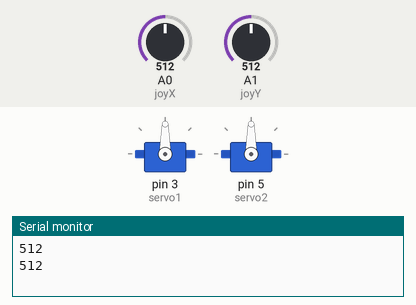
Simulated run of this sketch. Board: Arduino Uno, built with avr-gcc and run on an emulated ATmega328P. On the bench: 2 × servo, the last lines printed to the serial monitor. The test bench sets the inputs (shaded band); at power-on: A0 (joyX) = 512, A1 (joyY) = 512.

Above: at 2.3 s.
2.4 s: A0 (joyX) set to 716
At 3.7 s:
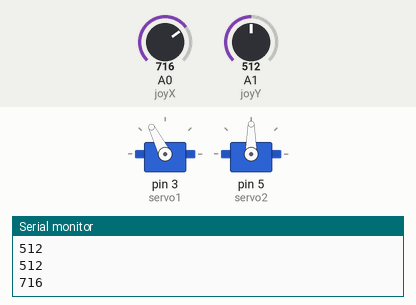
4.5 s: A1 (joyY) set to 716
At 4.9 s:
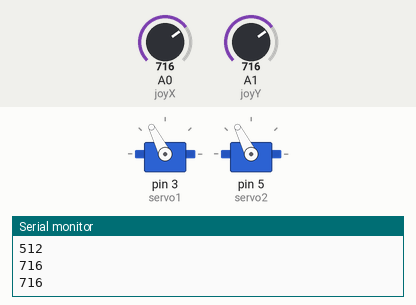
6.6 s: A0 (joyX) set to 900
At 8.4 s:
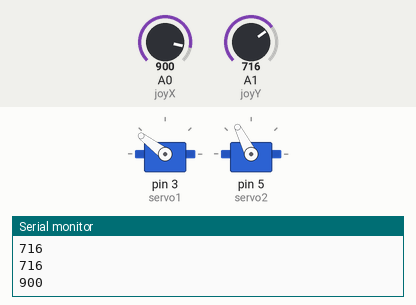
9.0 s: A1 (joyY) set to 900
At 9.6 s:
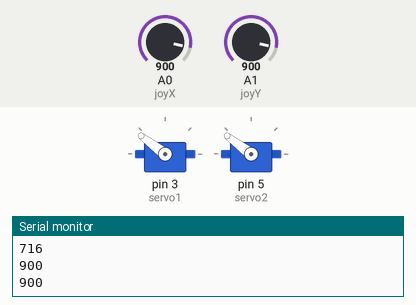
11.1 s: A0 (joyX) set to 1023
At 13.1 s:
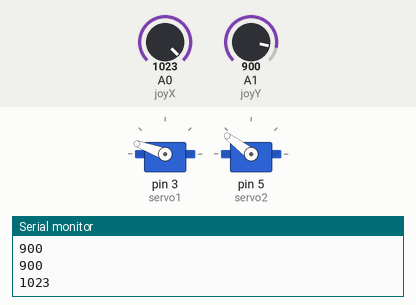
13.5 s: A1 (joyY) set to 1023
At 14.3 s:
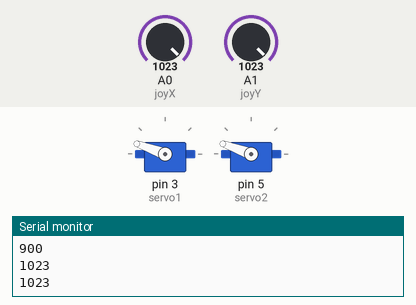
Timing chart, 0 to 16.5 s (numbered marks = the images above; inputs shaded):
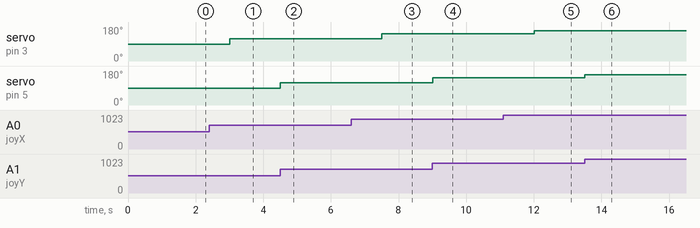

Measured:
- after the input at 2.4 s, servo on pin 3 (servo1): 90° → 117° after 0.60 s
- after the input at 4.5 s, servo on pin 5 (servo2): 90° → 117° at once
- after the input at 6.6 s, servo on pin 3 (servo1): 117° → 143° after 0.90 s
- after the input at 9.0 s, servo on pin 5 (servo2): 117° → 143° at once
- after the input at 11.1 s, servo on pin 3 (servo1): 143° → 160° after 0.91 s
- after the input at 13.5 s, servo on pin 5 (servo2): 143° → 160° at once

The sketch:

sketch_gimbal_manual.ino
```cpp
//agung ibnu ghani

#include <Servo.h>

Servo servo1;
Servo servo2;

//pin analog joystick pin analog A0 dan A1

int joyX = 0;
int joyY = 1;

int joyVal;

void setup ()
{
 //servo pins PWM 3-5
  servo1.attach (3);
  servo2.attach (5);

  Serial.begin(9600);
}

void loop ()
{
  joyVal = analogRead(joyX);
  Serial.println(joyVal);
  joyVal = map (joyVal, 0, 1023, 20, 160);
  servo1.write(joyVal);

  joyVal = analogRead(joyY);
  joyVal = map (joyVal, 0, 1023, 20, 160);
  servo2.write(joyVal);

  delay(1500);
}
```
